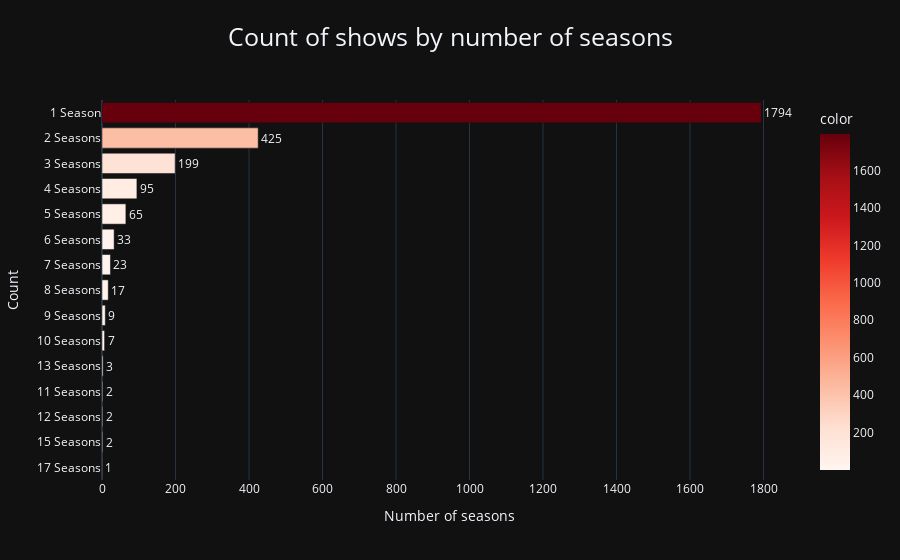

The code cell stored with this chart in its notebook:
### Code cell
seasons_values = df_tvshow['duration'].value_counts()
seasons = seasons_values.sort_values(ascending=True)

fig = px.bar(y=seasons.index, x=seasons.values,
            labels = {'x' : 'Number of seasons', 'y' : 'Count'},
            text=seasons.values,
            orientation='h',
            title='Count of shows by number of seasons',
            color=seasons, color_continuous_scale='Reds',
            template='plotly_dark')
fig.update_traces(textposition='outside')

fig.update_layout(
    title={
        'text': "Count of shows by number of seasons",
        'y': 0.95,
        'x': 0.5,
        'xanchor': 'center',
        'yanchor': 'top',
        'font': {
            'size': 25
        }
    }
)

fig.show()

### Figure 1 — Plotly figure (JSON) as saved in the notebook; plotly's stock layout.template omitted (floating-point values rounded to 4 significant figures)
{"data": [{"alignmentgroup": "True", "hovertemplate": "Number of seasons=%{x}<br>Count=%{y}<br>text=%{text}<br>color=%{marker.color}<extra></extra>", "legendgroup": "", "marker": {"color": [1, 2, 2, 2, 3, 7, 9, 17, 23, 33, 65, 95, 199, 425, 1794], "coloraxis": "coloraxis", "pattern": {"shape": ""}}, "name": "", "offsetgroup": "", "orientation": "h", "showlegend": false, "text": [1, 2, 2, 2, 3, 7, 9, 17, 23, 33, 65, 95, 199, 425, 1794], "textposition": "outside", "type": "bar", "x": [1, 2, 2, 2, 3, 7, 9, 17, 23, 33, 65, 95, 199, 425, 1794], "xaxis": "x", "y": ["17 Seasons", "15 Seasons", "12 Seasons", "11 Seasons", "13 Seasons", "10 Seasons", "9 Seasons", "8 Seasons", "7 Seasons", "6 Seasons", "5 Seasons", "4 Seasons", "3 Seasons", "2 Seasons", "1 Season"], "yaxis": "y"}], "layout": {"barmode": "relative", "coloraxis": {"colorbar": {"title": {"text": "color"}}, "colorscale": [[0, "rgb(255,245,240)"], [0.125, "rgb(254,224,210)"], [0.25, "rgb(252,187,161)"], [0.375, "rgb(252,146,114)"], [0.5, "rgb(251,106,74)"], [0.625, "rgb(239,59,44)"], [0.75, "rgb(203,24,29)"], [0.875, "rgb(165,15,21)"], [1, "rgb(103,0,13)"]]}, "legend": {"tracegroupgap": 0}, "title": {"font": {"size": 25}, "text": "Count of shows by number of seasons", "x": 0.5, "xanchor": "center", "y": 0.95, "yanchor": "top"}, "xaxis": {"anchor": "y", "domain": [0, 1], "title": {"text": "Number of seasons"}}, "yaxis": {"anchor": "x", "domain": [0, 1], "title": {"text": "Count"}}}}
